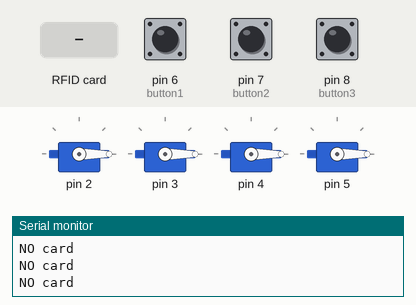
A sketch run on a simulated Arduino Uno, built with avr-gcc and run on an emulated ATmega328P. Parts: 4 × servo, the last lines printed to the serial monitor. Inputs (shaded band) come from the test bench; at power-on: pin 6 (button1) LOW, pin 8 (button3) LOW, pin 7 (button2) LOW. EEPROM starts erased.

Above: at 4.7 s.
4.8 s: pin 6 (button1) pulled HIGH for 0.6 s
At 5.57 s:
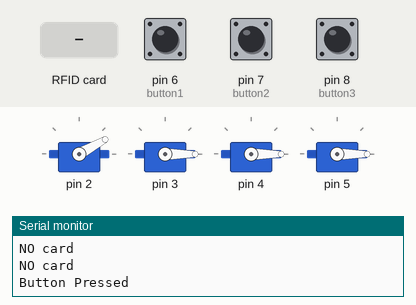
7.9 s: pin 8 (button3) pulled HIGH for 0.6 s
At 9.6 s:
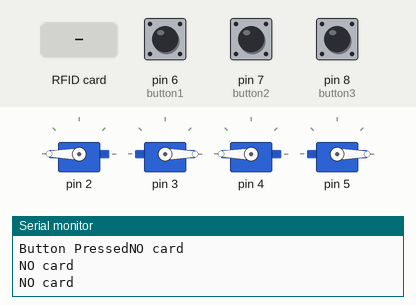
10.0 s: RFID card 5E 7A 19 C4 held to the reader
At 10.97 s:
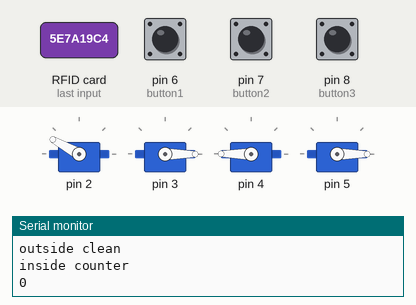
13.1 s: pin 7 (button2) pulled HIGH for 1 s
At 13.91 s:
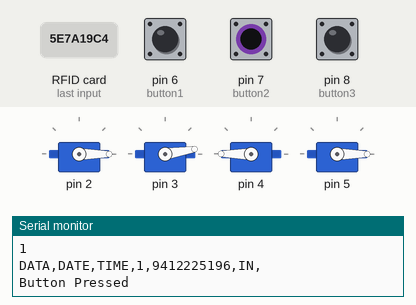
16.4 s: pin 6 (button1) pulled HIGH for 1 s
At 17.16 s:
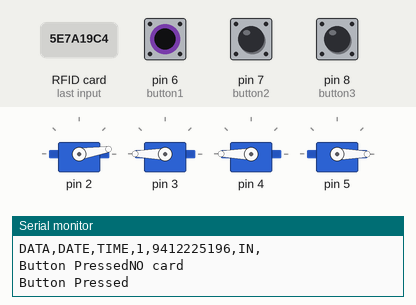
19.5 s: pin 7 (button2) pulled HIGH for 0.6 s
Timing chart, 0 to 23.6 s (numbered marks = the images above; inputs shaded):
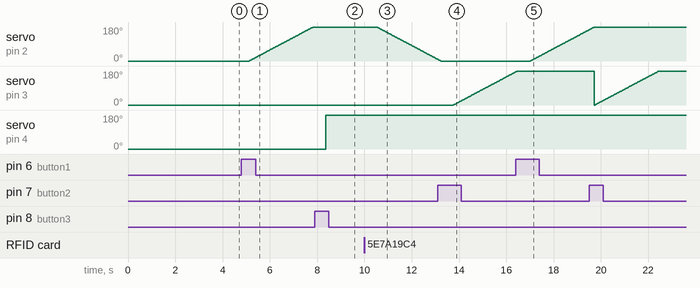

Measured:
- after the input at 4.8 s, servo on pin 2: moves from 0° to 180° over 2.7 s, starting after 0.32 s
- after the input at 7.9 s, servo on pin 4: 0° → 180° after 0.46 s
- after the input at 10.0 s, servo on pin 2: moves from 180° to 9° over 2.6 s, starting after 0.52 s
- after the input at 13.1 s, servo on pin 3: moves from 0° to 175° over 2.6 s, starting after 0.66 s
- after the input at 16.4 s, servo on pin 2: moves from 0° to 165° over 2.5 s, starting after 0.62 s

The sketch:

locker3.ino
```cpp
#include <EEPROM.h>     // We are going to read and write PICC's UIDs from/to EEPROM
#include <SPI.h>        // RC522 Module uses SPI protocol
#include <MFRC522.h>  // Library for Mifare RC522 Devices
#include <Servo.h>
#define button1 6
#define button2 7
#define button3 8
//#define button4 8

int locker_id;
String user_id = "";
int locker_no[4] = {1, 2, 3, 4};
int count[4] = {0, 0, 0, 0};
Servo myServo[4];
byte storedCard[4];   // Stores an ID read from EEPROM
byte readCard[4];   // Stores scanned ID read from RFID Module
byte masterCard[4];   // Stores master card's ID read from EEPROM
#define SS_PIN 10
#define RST_PIN 9
MFRC522 mfrc522(SS_PIN, RST_PIN);

void setup()
{
  Serial.begin(9600);
  SPI.begin(); // MFRC522 Hardware uses SPI protocol
  mfrc522.PCD_Init();
  Serial.println("CLEARSHEET");                 // clears starting at row 1
  Serial.println("LABEL,DATE,TIME,LOCKER_ID,USER_ID,STATUS");// make four columns (Date,Time,locker_id,user_id->user_id gets data from readcard)

  for (int i = 0 ; i < EEPROM.length() ; i++)
  {
    EEPROM.write(i, 0);
  }
  for (int i = 0; i < 4; i++)
  {
    myServo[i].attach(2 + i);
    myServo[i].write(0);
  }
  Serial.println("Put your card ");
  pinMode(button1, INPUT);
  pinMode(button2, INPUT);
  pinMode(button3, INPUT);
  //pinMode(button4,INPUT);
  digitalWrite(button1, LOW);
  digitalWrite(button2, LOW);
  digitalWrite(button3, LOW);
}

String lockout = "";
String dataString = "";
//void convert(){
//  for ( uint8_t i = 0; i < 4; i++)
//  {
//    EEPROM.write(i+25,readCard[i]);
//
//    dataString +=(EEPROM.read(i+25));
//    Serial.print(dataString);
//  }
//}

int getID()
{
  dataString = "";
  //Serial.println("HOLA");
  // Getting ready for Reading PICCs
  //  if ( ! mfrc522.PICC_IsNewCardPresent()) { //If a new PICC placed to RFID reader continue
  //    return 0;
  //  }

  if ( ! mfrc522.PICC_ReadCardSerial()) {   //Since a PICC placed get Serial and continue
    return 0;
  }

  // There are Mifare PICCs which have 4 byte or 7 byte UID care if you use 7 byte PICC
  // I think we should assume every PICC as they have 4 byte UID
  // Until we support 7 byte PICCs

  Serial.println("card detected");
  Serial.println(F("Scanned PICC's UID:"));
  for ( uint8_t i = 0; i < 4; i++)
  {
    readCard[i] = mfrc522.uid.uidByte[i];
    Serial.print(readCard[i]);
    dataString += readCard[i];
    Serial.print("  ");
  }
  user_id = dataString;
  Serial.println("  ");

  //  Serial.print(dataString);
  //   Serial.println("enter your book name with coma between them");// get the character
  //  Serial.println("");
  mfrc522.PICC_HaltA(); // Stop reading

  if (clean(dataString) == 4)
  {
    delay(1000);
    return 0;
  }
  else
  {
    Serial.println("outside clean");
    int j = counter();
    Serial.println(j);
    writeID(j);
  }

  Serial.print("DATA,");//send the Name to excel
  Serial.print("DATE");
  Serial.print(",");
  Serial.print("TIME");
  Serial.print(",");
  Serial.print(locker_id);
  Serial.print(",");
  Serial.print(user_id);
  Serial.print(",");
  Serial.print("IN");
  Serial.println(", ");
}

void writeID(int j)
{
  EEPROM.write(j, 1);
  for (int pos = 180; pos >= 0; pos -= 1) { // goes from 180 degrees to 0 degrees
    myServo[j].write(pos);              // tell servo to go to position in variable 'pos'
    delay(15);                       // waits 15ms for the servo to reach the position
  }

  for (int i = ((j + 1) * 4), k = 0; i < ((j + 1) * 4) + 4; i++, k++)
  {
    EEPROM.write(i, readCard[k]);
    // EEPROM.read(i);
    // Serial.println(EEPROM.read(0));
  }
  Serial.println("Assigned Locker Number ");
  Serial.println(j + 1);
  locker_id = j + 1;
}

int counter()
{
  for (int i = 0; i < 4; i++)
  {
    if (EEPROM.read(i) == 0)
    {
      Serial.println("inside counter");
      return i;
    }
  }
}

int clean(String ID)
{
  Serial.println("inside clean");
  lockout = "";
  for (int i = 0; i < 4; i++)
  {
    if (EEPROM.read(i) == 1)
    {
      for (int k = ((i + 1) * 4); k < ((i + 1) * 4) + 4; k++)
      {
        lockout += (EEPROM.read(k));
        // delay(500);

        // Serial.println(EEPROM.read(k));
      }
      Serial.print("  ");
      Serial.println(lockout);
      Serial.print("  ");
      Serial.println(ID);
      if (ID == lockout)
      {
        EEPROM.write(i, 0);
       for (int pos = 180; pos >= 0; pos -= 1) { // goes from 180 degrees to 0 degrees
    myServo[i].write(pos);              // tell servo to go to position in variable 'pos'
    delay(15);                       // waits 15ms for the servo to reach the position
  }
        Serial.println("Removed ID no.");
        Serial.println(lockout);
        Serial.println("Removed locker no. ");
        Serial.println(i + 1);
        locker_id=i+1;

        Serial.print("DATA,");//send the Name to excel
        Serial.print("DATE");
        Serial.print(",");
        Serial.print("TIME");
        Serial.print(",");
        Serial.print(locker_id);
        Serial.print(",");
        Serial.print(user_id);
        Serial.print(",");
        Serial.print("OUT");
        Serial.println(", ");


        Serial.println("Success locker empty");
        return 4;
      }
    }
    lockout = "";
  }
  return 2;
}
int i = 0;

void loop()
{
  //convert();
//  for(byte c=0 ; c<4 ; c++)
//  {
//   myServo[c].write(0);
//  }
////myServo[0].write(0);
//int initial=myServo[0].read();
//Serial.println(initial);
  if (digitalRead( button1) == HIGH)
  {
    Serial.println("Button Pressed");
    for (int pos = 0; pos <= 180; pos += 1) { // goes from 0 degrees to 180 degrees
    // in steps of 1 degree
    myServo[0].write(pos);              // tell servo to go to position in variable 'pos'
    delay(15);                       // waits 15ms for the servo to reach the position
  }
//    int angle=myServo[0].read();
//    Serial.println(angle);
    digitalWrite(button1, LOW);
  }
  if (digitalRead( button2) == HIGH)
  {
    Serial.print("Button Pressed");
//        int angle=myServo[1].read();
//    Serial.println(angle);
     for (int pos = 0; pos <= 180; pos += 1) { // goes from 0 degrees to 180 degrees
    // in steps of 1 degree
    myServo[1].write(pos);              // tell servo to go to position in variable 'pos'
    delay(15);                       // waits 15ms for the servo to reach the position
  }
    myServo[1].write(180);
    digitalWrite(button2, LOW);
  }
  if (digitalRead( button3) == HIGH)
  {
    Serial.print("Button Pressed");
//        int angle=myServo[2].read();
//    Serial.println(angle);
    myServo[2].write(180);
    digitalWrite(button3, LOW);
  }
  /*   if(digitalRead( button4==HIGH))
    {
      myServo[3].write(180);
     }*/

  if (mfrc522.PICC_IsNewCardPresent())
  {
    getID();
  }
  else
  {
    Serial.println("NO card");
  }
  delay(500);
}
```
